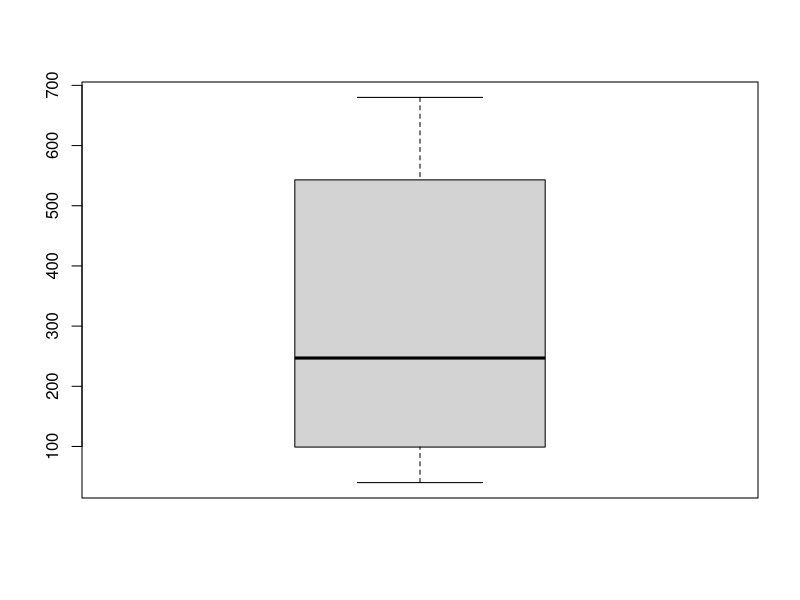
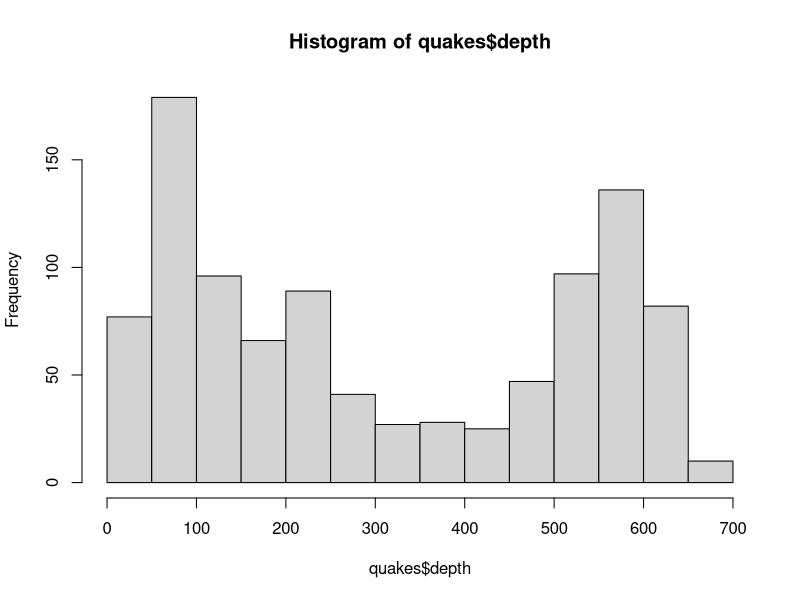
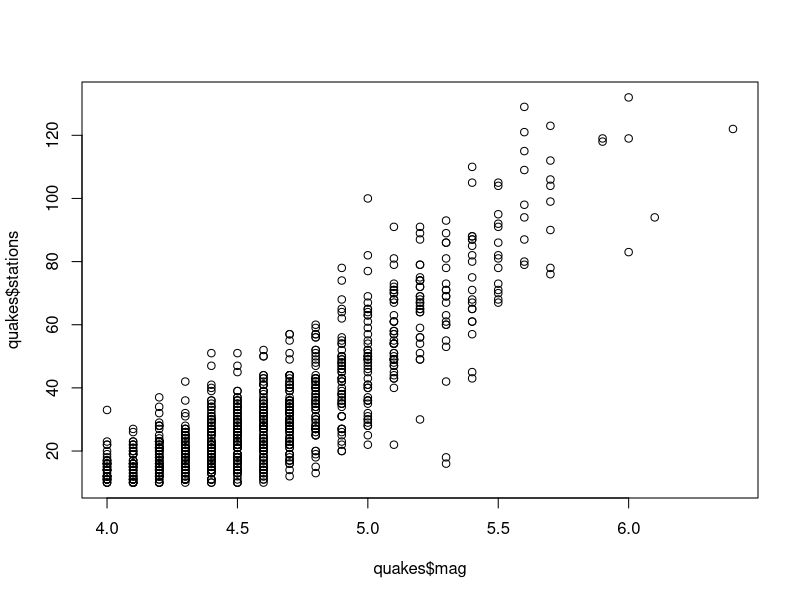
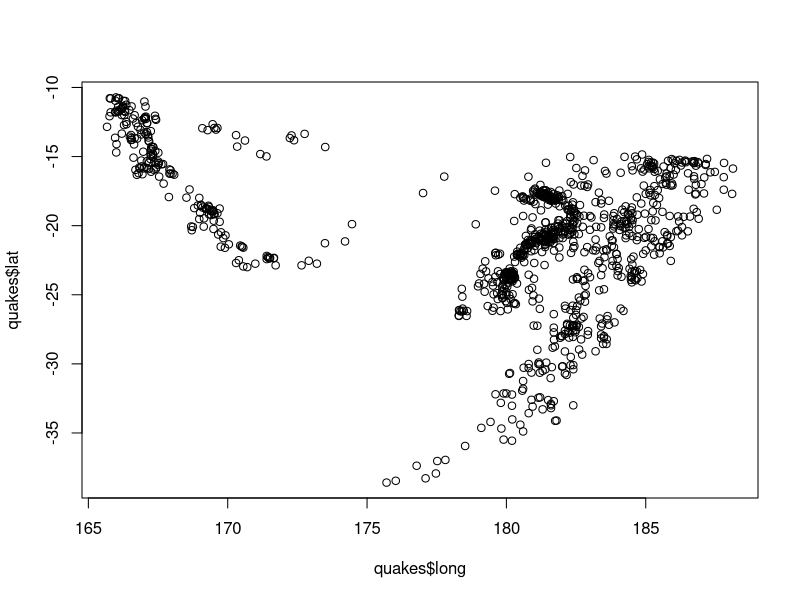
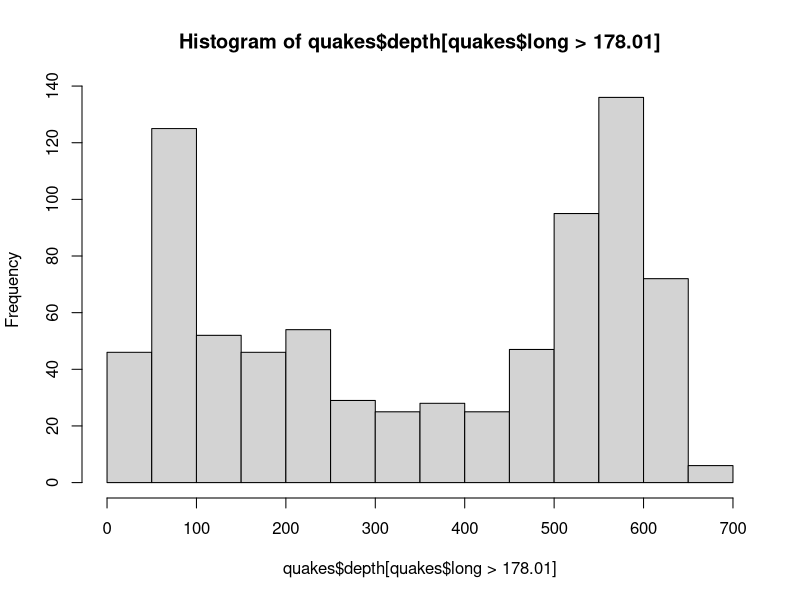
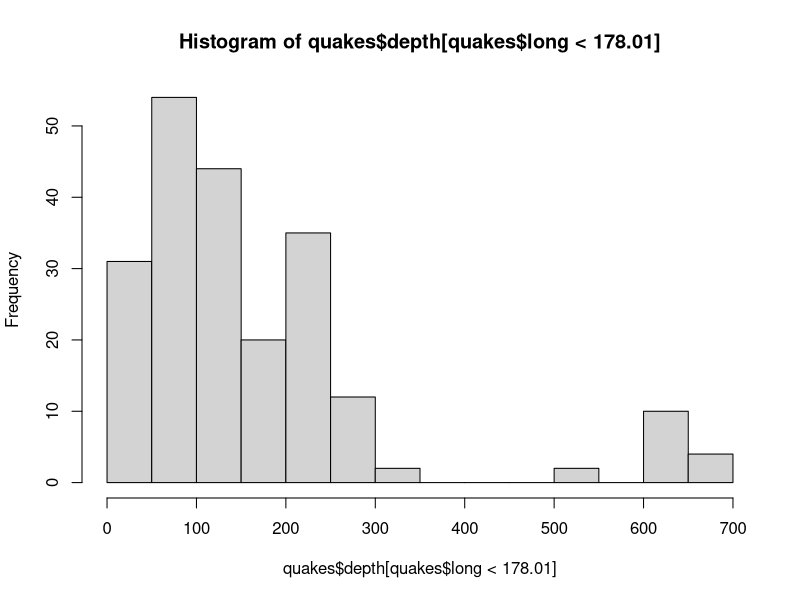
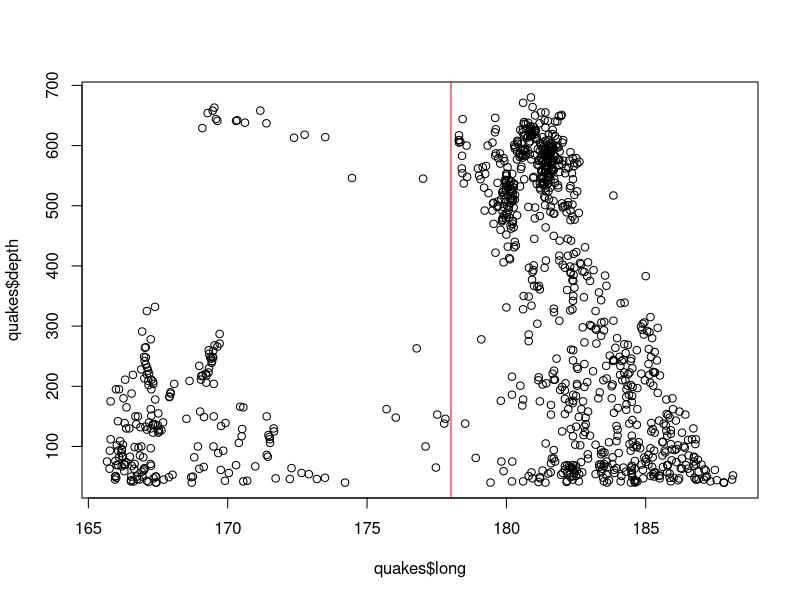

These charts were generated, in order, by the following R code:
## ---- chunk 1
#DO NOT EDIT THIS CHUNK OR ANYTHING ABOVE IT!
knitr::opts_chunk$set(echo = TRUE, eval = TRUE, fig.align = "center", warning = F, message = F, tidy=T, tidy.opts=list(width.cutoff=50))
## ---- chunk 2
head(quakes)
## ---- chunk 3
nrow(quakes)
ncol(quakes)
## ---- chunk 4
summary(quakes$mag)
summary(quakes$depth)
## ---- chunk 5
median(quakes$mag[quakes$long>175])

median(quakes[quakes$long>175,]$mag) #this is the more conventional notation
## ---- chunk 6
mean(quakes$mag[quakes$depth > median(quakes$depth)])
mean(quakes$mag[quakes$depth < median(quakes$depth)])
## ---- chunk 7
sd(quakes$lat[quakes$depth > median(quakes$depth)])
sd(quakes$lat[quakes$depth < median(quakes$depth)])
## ---- chunk 8
# update the code below by replacing the NA with the correct expression to convert to meters
quakes$depth_m <- quakes$depth * 1000
head(quakes)
## ---- chunk 9
boxplot(quakes$depth)
## ---- chunk 10
hist(quakes$depth)
## ---- chunk 11
plot(quakes$mag, quakes$stations)
## ---- chunk 12
plot(quakes$long, quakes$lat)
## From Google Maps, the center of Fiji is -17.72, 178.01
summary(quakes$depth[quakes$long > 178.01]) ## East of Fiji
summary(quakes$depth[quakes$long < 178.01]) ## West of Fiji
nrow(quakes[quakes$long > 178.01,])
nrow(quakes[quakes$long < 178.01,])
## ---- chunk 13
hist(quakes$depth[quakes$long > 178.01])
hist(quakes$depth[quakes$long < 178.01])
plot(quakes$long,quakes$depth); abline(v = 178.01, col = "red")

## ---- chunk 14
## DO NOT DELETE OR MODIFY THIS CHUNK: IT MUST BE PRESENT TO RECEIVE CREDIT FOR THE ASSIGNMENT
sessionInfo(); Sys.time(); Sys.info()
